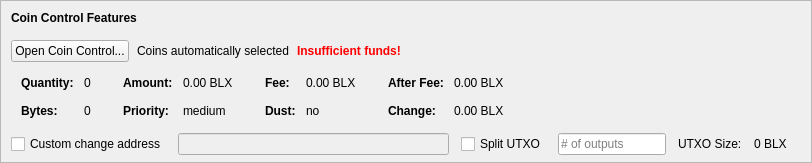
    <widget class="QFrame" name="frameCoinControl">
     <property name="sizePolicy">
      <sizepolicy hsizetype="Expanding" vsizetype="Expanding">
       <horstretch>0</horstretch>
       <verstretch>0</verstretch>
      </sizepolicy>
     </property>
     <property name="maximumSize">
      <size>
       <width>16777215</width>
       <height>16777215</height>
      </size>
     </property>
     <property name="frameShape">
      <enum>QFrame::StyledPanel</enum>
     </property>
     <property name="frameShadow">
      <enum>QFrame::Sunken</enum>
     </property>
     <layout class="QVBoxLayout" name="verticalLayoutCoinControl2">
      <property name="spacing">
       <number>0</number>
      </property>
      <property name="leftMargin">
       <number>0</number>
      </property>
      <property name="topMargin">
       <number>0</number>
      </property>
      <property name="rightMargin">
       <number>0</number>
      </property>
      <property name="bottomMargin">
       <number>6</number>
      </property>
      <item>
       <layout class="QVBoxLayout" name="verticalLayoutCoinControl" stretch="0,0,0,0,1">
        <property name="spacing">
         <number>0</number>
        </property>
        <property name="leftMargin">
         <number>10</number>
        </property>
        <property name="topMargin">
         <number>10</number>
        </property>
        <item>
         <layout class="QHBoxLayout" name="horizontalLayoutCoinControl1">
          <property name="bottomMargin">
           <number>15</number>
          </property>
          <item>
           <widget class="QLabel" name="labelCoinControlFeatures">
            <property name="sizePolicy">
             <sizepolicy hsizetype="Preferred" vsizetype="Maximum">
              <horstretch>0</horstretch>
              <verstretch>0</verstretch>
             </sizepolicy>
            </property>
            <property name="font">
             <font>
              <weight>75</weight>
              <bold>true</bold>
             </font>
            </property>
            <property name="styleSheet">
             <string notr="true">font-weight:bold;</string>
            </property>
            <property name="text">
             <string>Coin Control Features</string>
            </property>
           </widget>
          </item>
         </layout>
        </item>
        <item>
         <layout class="QHBoxLayout" name="horizontalLayoutCoinControl2" stretch="0,0,0,0">
          <property name="spacing">
           <number>8</number>
          </property>
          <property name="bottomMargin">
           <number>10</number>
          </property>
          <item>
           <widget class="QPushButton" name="pushButtonCoinControl">
            <property name="styleSheet">
             <string notr="true"/>
            </property>
            <property name="text">
             <string>Open Coin Control...</string>
            </property>
            <property name="autoDefault">
             <bool>false</bool>
            </property>
           </widget>
          </item>
          <item>
           <widget class="QLabel" name="labelCoinControlAutomaticallySelected">
            <property name="text">
             <string>Coins automatically selected</string>
            </property>
            <property name="margin">
             <number>5</number>
            </property>
           </widget>
          </item>
          <item>
           <widget class="QLabel" name="labelCoinControlInsuffFunds">
            <property name="font">
             <font>
              <weight>75</weight>
              <bold>true</bold>
             </font>
            </property>
            <property name="styleSheet">
             <string notr="true">color:red;font-weight:bold;</string>
            </property>
            <property name="text">
             <string>Insufficient funds!</string>
            </property>
            <property name="margin">
             <number>5</number>
            </property>
           </widget>
          </item>
          <item>
           <spacer name="horizontalSpacerCoinControl">
            <property name="orientation">
             <enum>Qt::Horizontal</enum>
            </property>
            <property name="sizeHint" stdset="0">
             <size>
              <width>40</width>
              <height>1</height>
             </size>
            </property>
           </spacer>
          </item>
         </layout>
        </item>
        <item>
         <widget class="QWidget" name="widgetCoinControl" native="true">
          <property name="sizePolicy">
           <sizepolicy hsizetype="Preferred" vsizetype="Preferred">
            <horstretch>0</horstretch>
            <verstretch>0</verstretch>
           </sizepolicy>
          </property>
          <property name="minimumSize">
           <size>
            <width>0</width>
            <height>0</height>
           </size>
          </property>
          <property name="styleSheet">
           <string notr="true"/>
          </property>
          <layout class="QHBoxLayout" name="horizontalLayoutCoinControl5">
           <property name="leftMargin">
            <number>0</number>
           </property>
           <property name="topMargin">
            <number>0</number>
           </property>
           <property name="rightMargin">
            <number>0</number>
           </property>
           <property name="bottomMargin">
            <number>0</number>
           </property>
           <item>
            <layout class="QHBoxLayout" name="horizontalLayoutCoinControl3" stretch="0,0,0,1">
             <property name="spacing">
              <number>20</number>
             </property>
             <property name="topMargin">
              <number>0</number>
             </property>
             <property name="bottomMargin">
              <number>10</number>
             </property>
             <item>
              <layout class="QFormLayout" name="formLayoutCoinControl1">
               <property name="horizontalSpacing">
                <number>10</number>
               </property>
               <property name="verticalSpacing">
                <number>14</number>
               </property>
               <property name="leftMargin">
                <number>10</number>
               </property>
               <property name="topMargin">
                <number>4</number>
               </property>
               <property name="rightMargin">
                <number>6</number>
               </property>
               <item row="0" column="0">
                <widget class="QLabel" name="labelCoinControlQuantityText">
                 <property name="font">
                  <font>
                   <weight>75</weight>
                   <bold>true</bold>
                  </font>
                 </property>
                 <property name="text">
                  <string>Quantity:</string>
                 </property>
                 <property name="margin">
                  <number>0</number>
                 </property>
                </widget>
               </item>
               <item row="0" column="1">
                <widget class="QLabel" name="labelCoinControlQuantity">
                 <property name="cursor">
                  <cursorShape>IBeamCursor</cursorShape>
                 </property>
                 <property name="contextMenuPolicy">
                  <enum>Qt::ActionsContextMenu</enum>
                 </property>
                 <property name="text">
                  <string notr="true">0</string>
                 </property>
                 <property name="margin">
                  <number>0</number>
                 </property>
                 <property name="textInteractionFlags">
                  <set>Qt::LinksAccessibleByMouse|Qt::TextSelectableByKeyboard|Qt::TextSelectableByMouse</set>
                 </property>
                </widget>
               </item>
               <item row="1" column="0">
                <widget class="QLabel" name="labelCoinControlBytesText">
                 <property name="font">
                  <font>
                   <weight>75</weight>
                   <bold>true</bold>
                  </font>
                 </property>
                 <property name="text">
                  <string>Bytes:</string>
                 </property>
                </widget>
               </item>
               <item row="1" column="1">
                <widget class="QLabel" name="labelCoinControlBytes">
                 <property name="cursor">
                  <cursorShape>IBeamCursor</cursorShape>
                 </property>
                 <property name="contextMenuPolicy">
                  <enum>Qt::ActionsContextMenu</enum>
                 </property>
                 <property name="text">
                  <string notr="true">0</string>
                 </property>
                 <property name="textInteractionFlags">
                  <set>Qt::LinksAccessibleByMouse|Qt::TextSelectableByKeyboard|Qt::TextSelectableByMouse</set>
                 </property>
                </widget>
               </item>
              </layout>
             </item>
             <item>
              <layout class="QFormLayout" name="formLayoutCoinControl2">
               <property name="horizontalSpacing">
                <number>10</number>
               </property>
               <property name="verticalSpacing">
                <number>14</number>
               </property>
               <property name="leftMargin">
                <number>6</number>
               </property>
               <property name="topMargin">
                <number>4</number>
               </property>
               <property name="rightMargin">
                <number>6</number>
               </property>
               <item row="0" column="0">
                <widget class="QLabel" name="labelCoinControlAmountText">
                 <property name="font">
                  <font>
                   <weight>75</weight>
                   <bold>true</bold>
                  </font>
                 </property>
                 <property name="text">
                  <string>Amount:</string>
                 </property>
                 <property name="margin">
                  <number>0</number>
                 </property>
                </widget>
               </item>
               <item row="0" column="1">
                <widget class="QLabel" name="labelCoinControlAmount">
                 <property name="cursor">
                  <cursorShape>IBeamCursor</cursorShape>
                 </property>
                 <property name="contextMenuPolicy">
                  <enum>Qt::ActionsContextMenu</enum>
                 </property>
                 <property name="text">
                  <string notr="true">0.00 BLX</string>
                 </property>
                 <property name="textInteractionFlags">
                  <set>Qt::LinksAccessibleByMouse|Qt::TextSelectableByKeyboard|Qt::TextSelectableByMouse</set>
                 </property>
                </widget>
               </item>
               <item row="1" column="0">
                <widget class="QLabel" name="labelCoinControlPriorityText">
                 <property name="font">
                  <font>
                   <weight>75</weight>
                   <bold>true</bold>
                  </font>
                 </property>
                 <property name="text">
                  <string>Priority:</string>
                 </property>
                </widget>
               </item>
               <item row="1" column="1">
                <widget class="QLabel" name="labelCoinControlPriority">
                 <property name="cursor">
                  <cursorShape>IBeamCursor</cursorShape>
                 </property>
                 <property name="contextMenuPolicy">
                  <enum>Qt::ActionsContextMenu</enum>
                 </property>
                 <property name="text">
                  <string>medium</string>
                 </property>
                 <property name="textInteractionFlags">
                  <set>Qt::LinksAccessibleByMouse|Qt::TextSelectableByKeyboard|Qt::TextSelectableByMouse</set>
                 </property>
                </widget>
               </item>
              </layout>
             </item>
             <item>
              <layout class="QFormLayout" name="formLayoutCoinControl3">
               <property name="horizontalSpacing">
                <number>10</number>
               </property>
               <property name="verticalSpacing">
                <number>14</number>
               </property>
               <property name="leftMargin">
                <number>6</number>
               </property>
               <property name="topMargin">
                <number>4</number>
               </property>
               <property name="rightMargin">
                <number>6</number>
               </property>
               <item row="0" column="0">
                <widget class="QLabel" name="labelCoinControlFeeText">
                 <property name="font">
                  <font>
                   <weight>75</weight>
                   <bold>true</bold>
                  </font>
                 </property>
                 <property name="text">
                  <string>Fee:</string>
                 </property>
                 <property name="margin">
                  <number>0</number>
                 </property>
                </widget>
               </item>
               <item row="0" column="1">
                <widget class="QLabel" name="labelCoinControlFee">
                 <property name="cursor">
                  <cursorShape>IBeamCursor</cursorShape>
                 </property>
                 <property name="contextMenuPolicy">
                  <enum>Qt::ActionsContextMenu</enum>
                 </property>
                 <property name="text">
                  <string notr="true">0.00 BLX</string>
                 </property>
                 <property name="textInteractionFlags">
                  <set>Qt::LinksAccessibleByMouse|Qt::TextSelectableByKeyboard|Qt::TextSelectableByMouse</set>
                 </property>
                </widget>
               </item>
               <item row="1" column="0">
                <widget class="QLabel" name="labelCoinControlLowOutputText">
                 <property name="font">
                  <font>
                   <weight>75</weight>
                   <bold>true</bold>
                  </font>
                 </property>
                 <property name="text">
                  <string>Dust:</string>
                 </property>
                </widget>
               </item>
               <item row="1" column="1">
                <widget class="QLabel" name="labelCoinControlLowOutput">
                 <property name="cursor">
                  <cursorShape>IBeamCursor</cursorShape>
                 </property>
                 <property name="contextMenuPolicy">
                  <enum>Qt::ActionsContextMenu</enum>
                 </property>
                 <property name="text">
                  <string>no</string>
                 </property>
                 <property name="textInteractionFlags">
                  <set>Qt::LinksAccessibleByMouse|Qt::TextSelectableByKeyboard|Qt::TextSelectableByMouse</set>
                 </property>
                </widget>
               </item>
              </layout>
             </item>
             <item>
              <layout class="QFormLayout" name="formLayoutCoinControl4">
               <property name="horizontalSpacing">
                <number>10</number>
               </property>
               <property name="verticalSpacing">
                <number>14</number>
               </property>
               <property name="leftMargin">
                <number>6</number>
               </property>
               <property name="topMargin">
                <number>4</number>
               </property>
               <property name="rightMargin">
                <number>6</number>
               </property>
               <item row="0" column="0">
                <widget class="QLabel" name="labelCoinControlAfterFeeText">
                 <property name="font">
                  <font>
                   <weight>75</weight>
                   <bold>true</bold>
                  </font>
                 </property>
                 <property name="text">
                  <string>After Fee:</string>
                 </property>
                 <property name="margin">
                  <number>0</number>
                 </property>
                </widget>
               </item>
               <item row="0" column="1">
                <widget class="QLabel" name="labelCoinControlAfterFee">
                 <property name="cursor">
                  <cursorShape>IBeamCursor</cursorShape>
                 </property>
                 <property name="contextMenuPolicy">
                  <enum>Qt::ActionsContextMenu</enum>
                 </property>
                 <property name="text">
                  <string notr="true">0.00 BLX</string>
                 </property>
                 <property name="textInteractionFlags">
                  <set>Qt::LinksAccessibleByMouse|Qt::TextSelectableByKeyboard|Qt::TextSelectableByMouse</set>
                 </property>
                </widget>
               </item>
               <item row="1" column="0">
                <widget class="QLabel" name="labelCoinControlChangeText">
                 <property name="font">
                  <font>
                   <weight>75</weight>
                   <bold>true</bold>
                  </font>
                 </property>
                 <property name="text">
                  <string>Change:</string>
                 </property>
                </widget>
               </item>
               <item row="1" column="1">
                <widget class="QLabel" name="labelCoinControlChange">
                 <property name="cursor">
                  <cursorShape>IBeamCursor</cursorShape>
                 </property>
                 <property name="contextMenuPolicy">
                  <enum>Qt::ActionsContextMenu</enum>
                 </property>
                 <property name="text">
                  <string notr="true">0.00 BLX</string>
                 </property>
                 <property name="textInteractionFlags">
                  <set>Qt::LinksAccessibleByMouse|Qt::TextSelectableByKeyboard|Qt::TextSelectableByMouse</set>
                 </property>
                </widget>
               </item>
              </layout>
             </item>
            </layout>
           </item>
          </layout>
         </widget>
        </item>
        <item>
         <layout class="QHBoxLayout" name="horizontalLayoutCoinControl4" stretch="0,0,0,0,0,0,0">
          <property name="spacing">
           <number>12</number>
          </property>
          <property name="sizeConstraint">
           <enum>QLayout::SetDefaultConstraint</enum>
          </property>
          <property name="topMargin">
           <number>5</number>
          </property>
          <property name="rightMargin">
           <number>5</number>
          </property>
          <item>
           <widget class="QCheckBox" name="checkBoxCoinControlChange">
            <property name="toolTip">
             <string>If this is activated, but the change address is empty or invalid, change will be sent to a newly generated address.</string>
            </property>
            <property name="text">
             <string>Custom change address</string>
            </property>
           </widget>
          </item>
          <item>
           <widget class="QValidatedLineEdit" name="lineEditCoinControlChange">
            <property name="enabled">
             <bool>false</bool>
            </property>
            <property name="sizePolicy">
             <sizepolicy hsizetype="Expanding" vsizetype="Fixed">
              <horstretch>0</horstretch>
              <verstretch>0</verstretch>
             </sizepolicy>
            </property>
           </widget>
          </item>
          <item>
           <widget class="QCheckBox" name="splitBlockCheckBox">
            <property name="text">
             <string>Split UTXO</string>
            </property>
           </widget>
          </item>
          <item>
           <widget class="QLineEdit" name="splitBlockLineEdit">
            <property name="sizePolicy">
             <sizepolicy hsizetype="Fixed" vsizetype="Fixed">
              <horstretch>50</horstretch>
              <verstretch>0</verstretch>
             </sizepolicy>
            </property>
            <property name="placeholderText">
             <string># of outputs</string>
            </property>
           </widget>
          </item>
          <item>
           <widget class="QLabel" name="labelBlockSizeText">
            <property name="text">
             <string>UTXO Size:</string>
            </property>
           </widget>
          </item>
          <item>
           <widget class="QLabel" name="labelBlockSize">
            <property name="text">
             <string>0 BLX</string>
            </property>
           </widget>
          </item>
          <item>
           <widget class="QLabel" name="labelCoinControlChangeLabel">
            <property name="sizePolicy">
             <sizepolicy hsizetype="Preferred" vsizetype="Expanding">
              <horstretch>0</horstretch>
              <verstretch>0</verstretch>
             </sizepolicy>
            </property>
            <property name="minimumSize">
             <size>
              <width>0</width>
              <height>0</height>
             </size>
            </property>
            <property name="text">
             <string/>
            </property>
            <property name="margin">
             <number>3</number>
            </property>
           </widget>
          </item>
         </layout>
        </item>
        <item>
         <spacer name="verticalSpacerCoinControl">
          <property name="orientation">
           <enum>Qt::Vertical</enum>
          </property>
          <property name="sizeHint" stdset="0">
           <size>
            <width>800</width>
            <height>1</height>
           </size>
          </property>
         </spacer>
        </item>
       </layout>
      </item>
     </layout>
    </widget>
